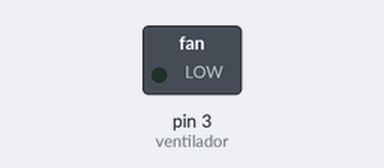
The sketch below on a simulated Arduino Uno, built with avr-gcc and run on an emulated ATmega328P. Parts: switched loads named in the sketch (green lamp = pin HIGH).

Above: at 0.05 s.
At 6.45 s:
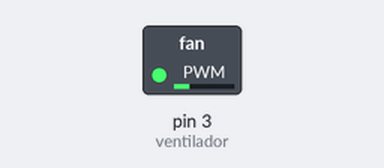
At 19.95 s:
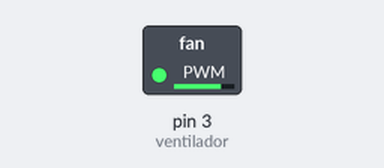
At 39.85 s:
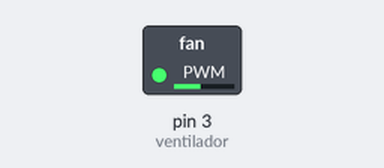
Timing chart, 0 to 40.0 s (numbered marks = the images above):
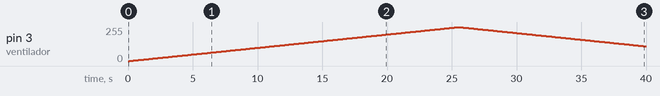

Measured:
- by itself, pin 3 (ventilador): rises from 0/255 to 255/255 in 25.4 s, then falls to 111/255 in 14.4 s

The sketch:

ventiladot.ino
```cpp
#define ventilador 3
#define k 50
#define t_deseada 18

void setup(){
  pinMode(ventilador,OUTPUT);
  analogWrite(ventilador,255);
}

void loop(){
  int vel = 0;
  for(vel = 0; vel < 255; vel++) {
    analogWrite(ventilador,vel);
    delay(100);
  }
  for(vel = 255; vel > 0; vel--){
    analogWrite(ventilador,vel);
    delay(100);
  }
  delay(500);

}
```
